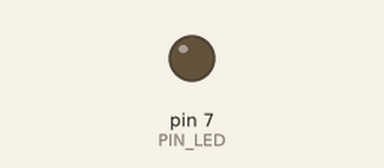
Simulated run of this sketch. Board: Arduino Uno, built with avr-gcc and run on an emulated ATmega328P. Shown: output pins drawn as LEDs (lit = HIGH). Dashed ring = blinking. At 2.2 s the program stops and its outputs stay as they are.

Above: at 0.5 s.
At 2.05 s:
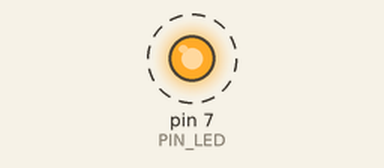
Timing chart, 0 to 3.0 s (numbered marks = the images above):
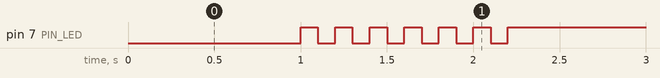

The sketch:

05_practice_2.ino
```cpp
#define PIN_LED 7
unsigned int count, toggle;

void setup() {
  pinMode(PIN_LED, OUTPUT);
  Serial.begin(115200);
  while(!Serial){
    ;
  }
}

void loop() {
  digitalWrite(PIN_LED, 0);
  delay(1000);
  for(int i=0; i<=5; i=i+1){
  digitalWrite(PIN_LED, 1);
  delay(100);
  digitalWrite(PIN_LED, 0);
  delay(100);
  }
  digitalWrite(PIN_LED, 1);
  while(1){}
}
```

Measured:
- by itself, pin 7 (PIN_LED): alternates HIGH for 0.10 s and LOW for 0.10 s, 13 changes in all, then stays HIGH
